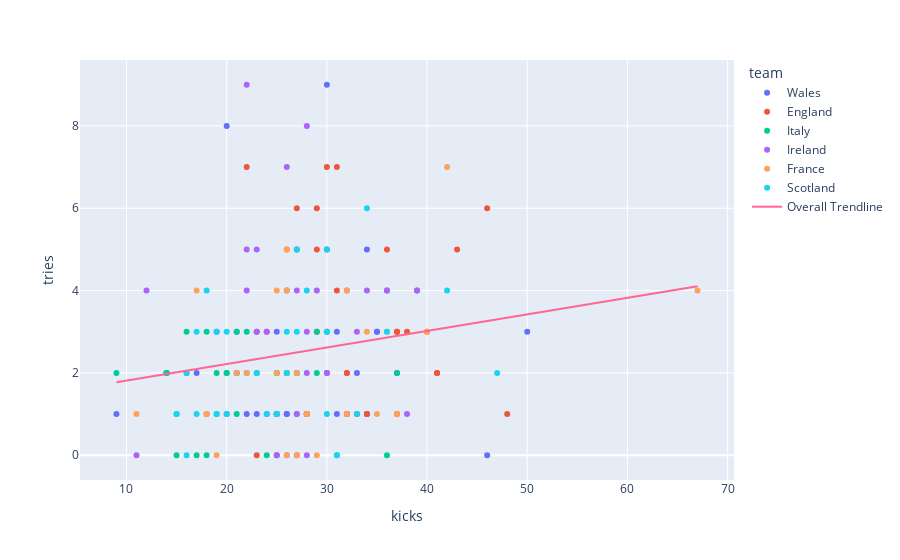

Notebook source saved alongside this figure:
### Code cell
fig = px.scatter(df, y='tries', x='kicks', trendline='ols', trendline_scope='overall', color='team')
fig.show()

### Figure 1 — Plotly figure (JSON) as saved in the notebook; plotly's stock layout.template omitted (floating-point values rounded to 4 significant figures; data arrays with more than 128 entries replaced by an {"elided": "..."} marker saying what was removed)
{"data": [{"hovertemplate": "team=Wales<br>kicks=%{x}<br>tries=%{y}<extra></extra>", "legendgroup": "Wales", "marker": {"color": "#636efa", "symbol": "circle"}, "mode": "markers", "name": "Wales", "orientation": "v", "showlegend": true, "type": "scatter", "x": [32, 21, 23, 22, 20, 31, 50, 34, 31, 30, 35, 9, 25, 25, 39, 46, 19, 34, 26, 21, 30, 33, 26, 27, 17, 37, 35, 28, 25, 25, 34, 36, 26], "xaxis": "x", "y": [1, 2, 1, 1, 8, 1, 3, 1, 3, 9, 3, 1, 3, 0, 4, 0, 3, 5, 1, 3, 2, 2, 1, 5, 2, 2, 3, 1, 1, 1, 1, 4, 4], "yaxis": "y"}, {"hovertemplate": "team=England<br>kicks=%{x}<br>tries=%{y}<extra></extra>", "legendgroup": "England", "marker": {"color": "#EF553B", "symbol": "circle"}, "mode": "markers", "name": "England", "orientation": "v", "showlegend": true, "type": "scatter", "x": [32, 27, 23, 24, 30, 41, 36, 26, 37, 37, 29, 22, 31, 41, 28, 25, 29, 31, 46, 34, 29, 32, 48, 23, 40, 43, 37, 30, 38, 32, 33], "xaxis": "x", "y": [2, 6, 0, 3, 7, 2, 5, 2, 1, 3, 6, 7, 7, 2, 1, 1, 3, 4, 6, 1, 5, 2, 1, 3, 3, 5, 3, 5, 3, 1, 1], "yaxis": "y"}, {"hovertemplate": "team=Italy<br>kicks=%{x}<br>tries=%{y}<extra></extra>", "legendgroup": "Italy", "marker": {"color": "#00cc96", "symbol": "circle"}, "mode": "markers", "name": "Italy", "orientation": "v", "showlegend": true, "type": "scatter", "x": [15, 16, 27, 24, 14, 29, 36, 20, 9, 27, 28, 25, 14, 25, 18, 21, 37, 29, 21, 22, 14, 28, 18, 22, 17, 21, 27, 26, 23, 19, 20, 19], "xaxis": "x", "y": [0, 3, 2, 0, 2, 2, 0, 2, 2, 2, 1, 2, 2, 2, 3, 1, 2, 3, 3, 2, 2, 1, 0, 3, 0, 2, 1, 2, 2, 2, 2, 1], "yaxis": "y"}, {"hovertemplate": "team=Ireland<br>kicks=%{x}<br>tries=%{y}<extra></extra>", "legendgroup": "Ireland", "marker": {"color": "#ab63fa", "symbol": "circle"}, "mode": "markers", "name": "Ireland", "orientation": "v", "showlegend": true, "type": "scatter", "x": [28, 26, 38, 11, 27, 28, 25, 27, 22, 32, 24, 28, 27, 28, 22, 36, 33, 30, 23, 12, 18, 20, 22, 16, 26, 24, 29, 39, 23, 28, 34], "xaxis": "x", "y": [2, 0, 1, 0, 4, 1, 0, 1, 9, 4, 1, 0, 0, 8, 5, 4, 3, 2, 3, 4, 1, 1, 4, 2, 7, 3, 4, 4, 5, 3, 4], "yaxis": "y"}, {"hovertemplate": "team=France<br>kicks=%{x}<br>tries=%{y}<extra></extra>", "legendgroup": "France", "marker": {"color": "#FFA15A", "symbol": "circle"}, "mode": "markers", "name": "France", "orientation": "v", "showlegend": true, "type": "scatter", "x": [29, 11, 18, 26, 26, 34, 28, 32, 21, 26, 19, 17, 25, 28, 27, 30, 27, 25, 67, 35, 27, 30, 36, 26, 40, 22, 32, 25, 37, 26, 42, 26], "xaxis": "x", "y": [0, 1, 1, 2, 5, 3, 1, 1, 2, 0, 0, 4, 2, 1, 2, 3, 0, 1, 4, 1, 5, 3, 3, 5, 3, 2, 4, 4, 1, 4, 7, 5], "yaxis": "y"}, {"hovertemplate": "team=Scotland<br>kicks=%{x}<br>tries=%{y}<extra></extra>", "legendgroup": "Scotland", "marker": {"color": "#19d3f3", "symbol": "circle"}, "mode": "markers", "name": "Scotland", "orientation": "v", "showlegend": true, "type": "scatter", "x": [25, 16, 24, 30, 15, 31, 47, 19, 30, 26, 23, 17, 33, 26, 36, 25, 28, 27, 20, 17, 34, 16, 31, 30, 27, 15, 42, 30, 20, 19, 18], "xaxis": "x", "y": [1, 2, 1, 1, 1, 0, 2, 3, 3, 3, 2, 3, 1, 2, 3, 1, 4, 5, 1, 1, 6, 0, 0, 3, 3, 1, 4, 5, 3, 1, 4], "yaxis": "y"}, {"hovertemplate": "<b>OLS trendline</b><br>tries = 0.040213 * kicks + 1.40996<br>R<sup>2</sup>=0.030554<br><br>kicks=%{x}<br>tries=%{y} <b>(trend)</b><extra></extra>", "legendgroup": "Overall Trendline", "line": {"color": "#FF6692"}, "mode": "lines", "name": "Overall Trendline", "showlegend": true, "type": "scatter", "x": {"elided": "190 int values"}, "xaxis": "x", "y": {"elided": "190 float values"}, "yaxis": "y"}], "layout": {"legend": {"title": {"text": "team"}, "tracegroupgap": 0}, "margin": {"t": 60}, "xaxis": {"anchor": "y", "domain": [0, 1], "title": {"text": "kicks"}}, "yaxis": {"anchor": "x", "domain": [0, 1], "title": {"text": "tries"}}}}
